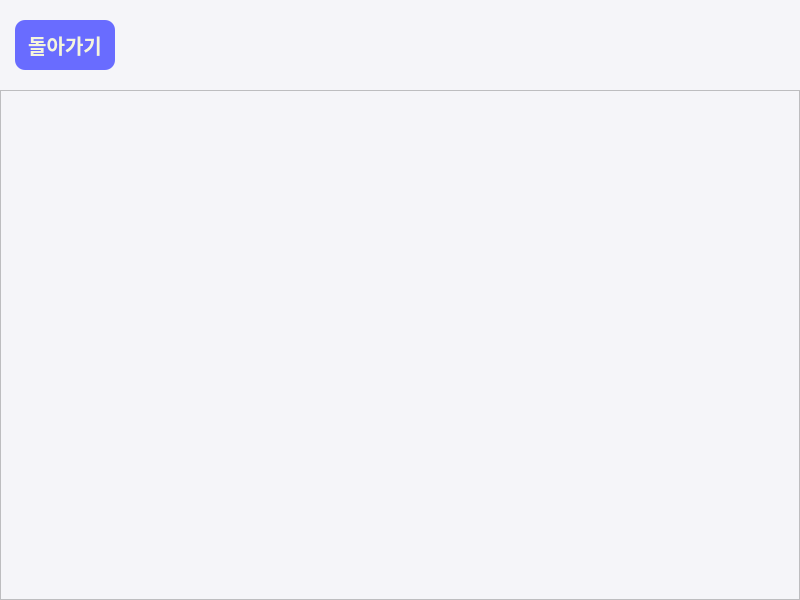
<?xml version="1.0" encoding="UTF-8"?>
<ui version="4.0">
 <class>anncelistwindow</class>
 <widget class="QWidget" name="anncelistwindow">
  <property name="geometry">
   <rect>
    <x>0</x>
    <y>0</y>
    <width>800</width>
    <height>600</height>
   </rect>
  </property>
  <property name="windowTitle">
   <string>Form</string>
  </property>
  <property name="styleSheet">
   <string notr="true">background-color: rgb(245, 245, 249);</string>
  </property>
  <widget class="QListWidget" name="annceList">
   <property name="geometry">
    <rect>
     <x>0</x>
     <y>90</y>
     <width>800</width>
     <height>510</height>
    </rect>
   </property>
   <property name="font">
    <font>
     <family>NanumBarunGothic</family>
     <pointsize>20</pointsize>
     <italic>false</italic>
     <bold>false</bold>
    </font>
   </property>
   <property name="styleSheet">
    <string notr="true">font: 20pt &quot;NanumBarunGothic&quot;;

color: rgb(25, 25, 25);</string>
   </property>
   <property name="spacing">
    <number>15</number>
   </property>
  </widget>
  <widget class="QLabel" name="title">
   <property name="geometry">
    <rect>
     <x>0</x>
     <y>0</y>
     <width>800</width>
     <height>90</height>
    </rect>
   </property>
   <property name="font">
    <font>
     <family>NanumBarunGothic</family>
     <pointsize>30</pointsize>
     <bold>true</bold>
    </font>
   </property>
   <property name="styleSheet">
    <string notr="true">
color: rgb(25, 25, 25);</string>
   </property>
   <property name="text">
    <string/>
   </property>
   <property name="alignment">
    <set>Qt::AlignCenter</set>
   </property>
  </widget>
  <widget class="QPushButton" name="back">
   <property name="geometry">
    <rect>
     <x>15</x>
     <y>20</y>
     <width>100</width>
     <height>50</height>
    </rect>
   </property>
   <property name="font">
    <font>
     <family>NanumBarunGothic</family>
     <pointsize>-1</pointsize>
     <italic>false</italic>
     <bold>true</bold>
    </font>
   </property>
   <property name="styleSheet">
    <string notr="true">border-radius: 10px;
background-color: rgb(105, 108, 255);
color: beige;
font: bold 20px
</string>
   </property>
   <property name="text">
    <string>돌아가기</string>
   </property>
  </widget>
 </widget>
 <resources/>
 <connections/>
</ui>
